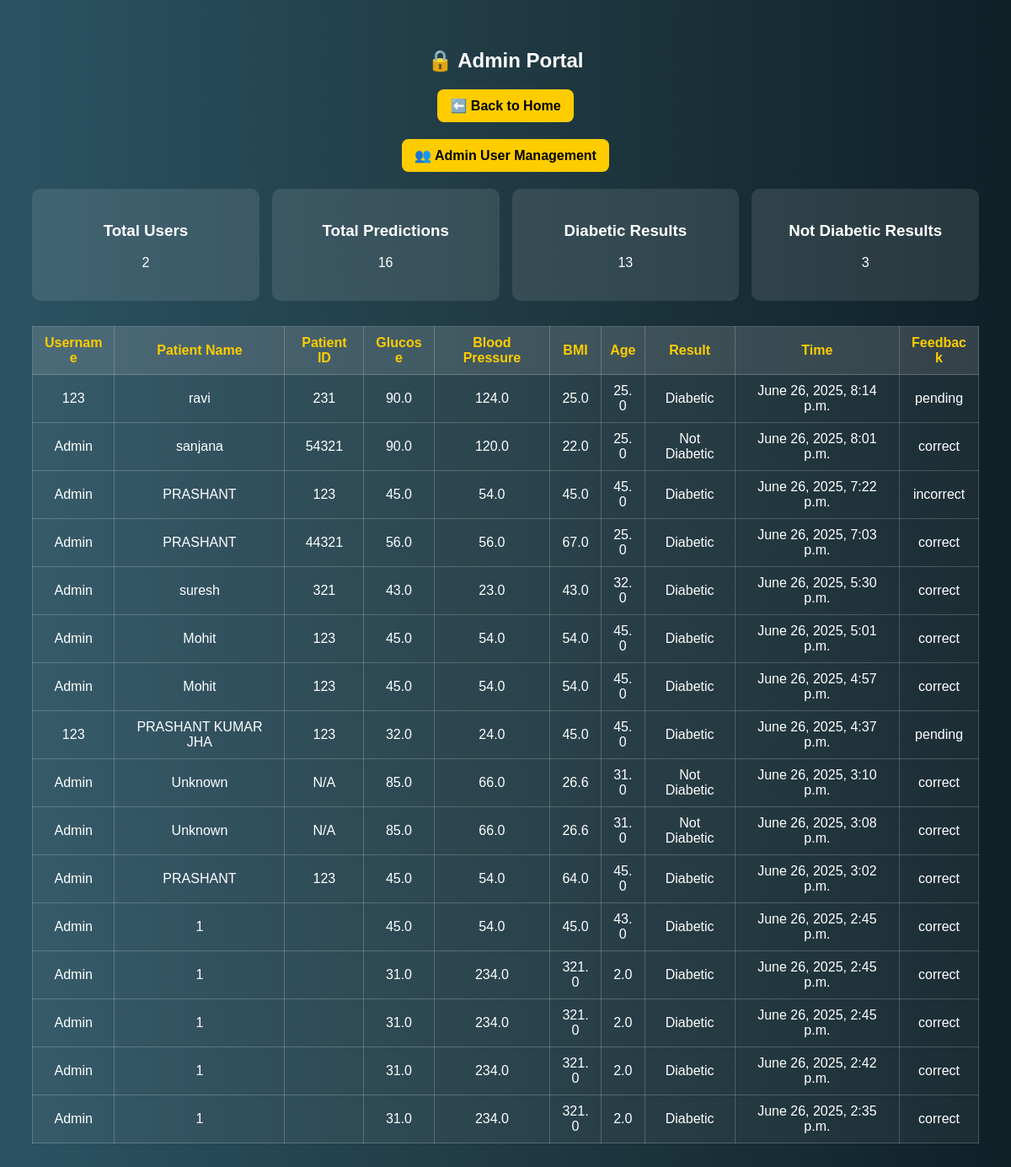
The page /admin-portal/ (signed in) on the database as committed earlier.
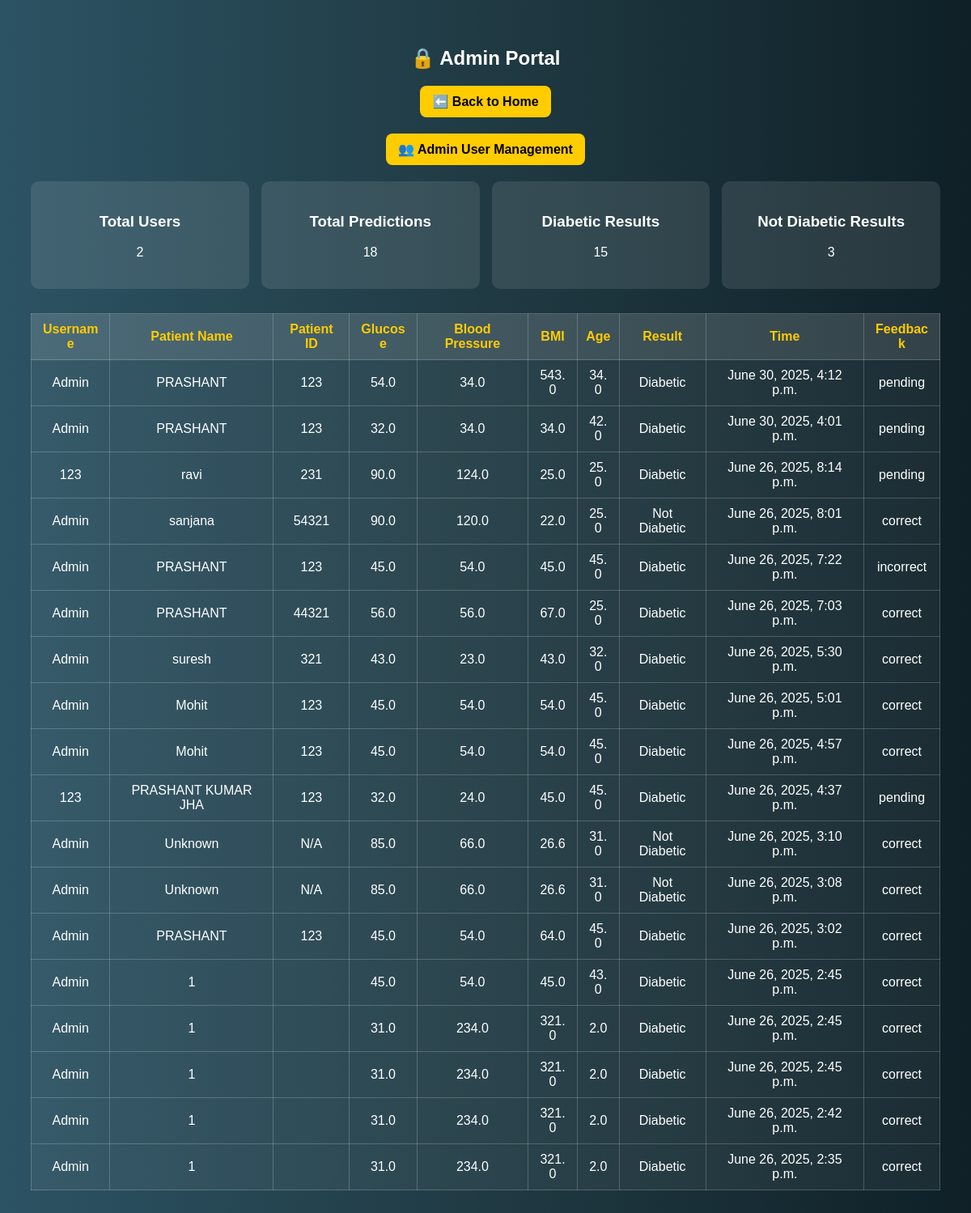
The same page on the database as committed later.
### main/models.py (models this page shows, shortened)
class PredictionRecord(models.Model):
    user = models.ForeignKey(User, on_delete=models.CASCADE)  # Link to logged-in user
    patient_name = models.CharField(max_length=100)
    patient_id = models.CharField(max_length=50, blank=True)
    pregnancies = models.FloatField()
    glucose = models.FloatField()
    bloodpressure = models.FloatField()
    skinthickness = models.FloatField()
    insulin = models.FloatField()
    bmi = models.FloatField()
    dpf = models.FloatField()
    age = models.FloatField()
    result = models.CharField(max_length=20)
    timestamp = models.DateTimeField(auto_now_add=True)
    FEEDBACK_CHOICES = [
        ('correct', 'Correct'),
        ('incorrect', 'Incorrect'),
        ('pending', 'Pending'),
    ]
    feedback = models.CharField(
        max_length=10,
        choices=FEEDBACK_CHOICES,
        default='pending',
    )

### main/views.py (the view)
# urls.py: path('admin-portal/', views.admin_portal, name='admin_portal'),
@login_required
def admin_portal(request):
    if not (request.user.is_staff or request.user.is_superuser):
        return HttpResponseForbidden("Access Denied: Admins only.")
    all_records = PredictionRecord.objects.all().order_by('-timestamp')
    total_users = User.objects.count()
    total_predictions = all_records.count()
    diabetic_count = all_records.filter(result='Diabetic').count()
    non_diabetic_count = all_records.filter(result='Not Diabetic').count()
    return render(request, 'admin_portal.html', {
        'all_records': all_records,
        'total_users': total_users,
        'total_predictions': total_predictions,
        'diabetic_count': diabetic_count,
        'non_diabetic_count': non_diabetic_count,
    })

### templates/admin_portal.html (shortened to what this page needs)
<!DOCTYPE html>
<html lang="en">
<head>
</head>
<body>
    <h2>🔒 Admin Portal</h2>
    <div style="text-align: center;">
        <a href="{% url 'home' %}" class="button">⬅️ Back to Home</a>
    </div>
    <div style="text-align: center;">
        <a href="{% url 'admin_user_management' %}" class="button">👥 Admin User Management</a>
    </div>
    <div class="stats">
        <div class="stat-box">
            <h3>Total Users</h3>
            <p>{{ total_users }}</p>
        </div>
        <div class="stat-box">
            <h3>Total Predictions</h3>
            <p>{{ total_predictions }}</p>
        </div>
        <div class="stat-box">
            <h3>Diabetic Results</h3>
            <p>{{ diabetic_count }}</p>
        </div>
        <div class="stat-box">
            <h3>Not Diabetic Results</h3>
            <p>{{ non_diabetic_count }}</p>
        </div>
    </div>
    <table>
        <thead>
            <tr>
                <th>Username</th>
                <th>Patient Name</th>
                <th>Patient ID</th>
                <th>Glucose</th>
                <th>Blood Pressure</th>
                <th>BMI</th>
                <th>Age</th>
                <th>Result</th>
                <th>Time</th>
                <th>Feedback</th>
            </tr>
        </thead>
        <tbody>
        {% for record in all_records %}
            <tr>
                <td data-label="Username">{{ record.user.username }}</td>
                <td data-label="Patient Name">{{ record.patient_name }}</td>
                <td data-label="Patient ID">{{ record.patient_id }}</td>
                <td data-label="Glucose">{{ record.glucose }}</td>
                <td data-label="Blood Pressure">{{ record.bloodpressure }}</td>
                <td data-label="BMI">{{ record.bmi }}</td>
                <td data-label="Age">{{ record.age }}</td>
                <td data-label="Result">{{ record.result }}</td>
                <td data-label="Time">{{ record.timestamp }}</td>
                <td data-label="Feedback">{{ record.feedback }}</td>
            </tr>
        {% endfor %}
        </tbody>
    </table>
</body>
</html>

Rows that differ between the two databases and show on the page:
added PredictionRecord: user.username "Admin", patient_name "PRASHANT", patient_id "123", glucose "54.0", bloodpressure "34.0", bmi "543.0", age "34.0", result "Diabetic", timestamp "June 30, 2025, 4:12 p.m.", feedback "pending"
added PredictionRecord: user.username "Admin", patient_name "PRASHANT", patient_id "123", glucose "32.0", bloodpressure "34.0", bmi "34.0", age "42.0", result "Diabetic", timestamp "June 30, 2025, 4:01 p.m.", feedback "pending"
Other text that changed with them:
{{ total_predictions }}: "16" → "18"
{{ diabetic_count }}: "13" → "15"
